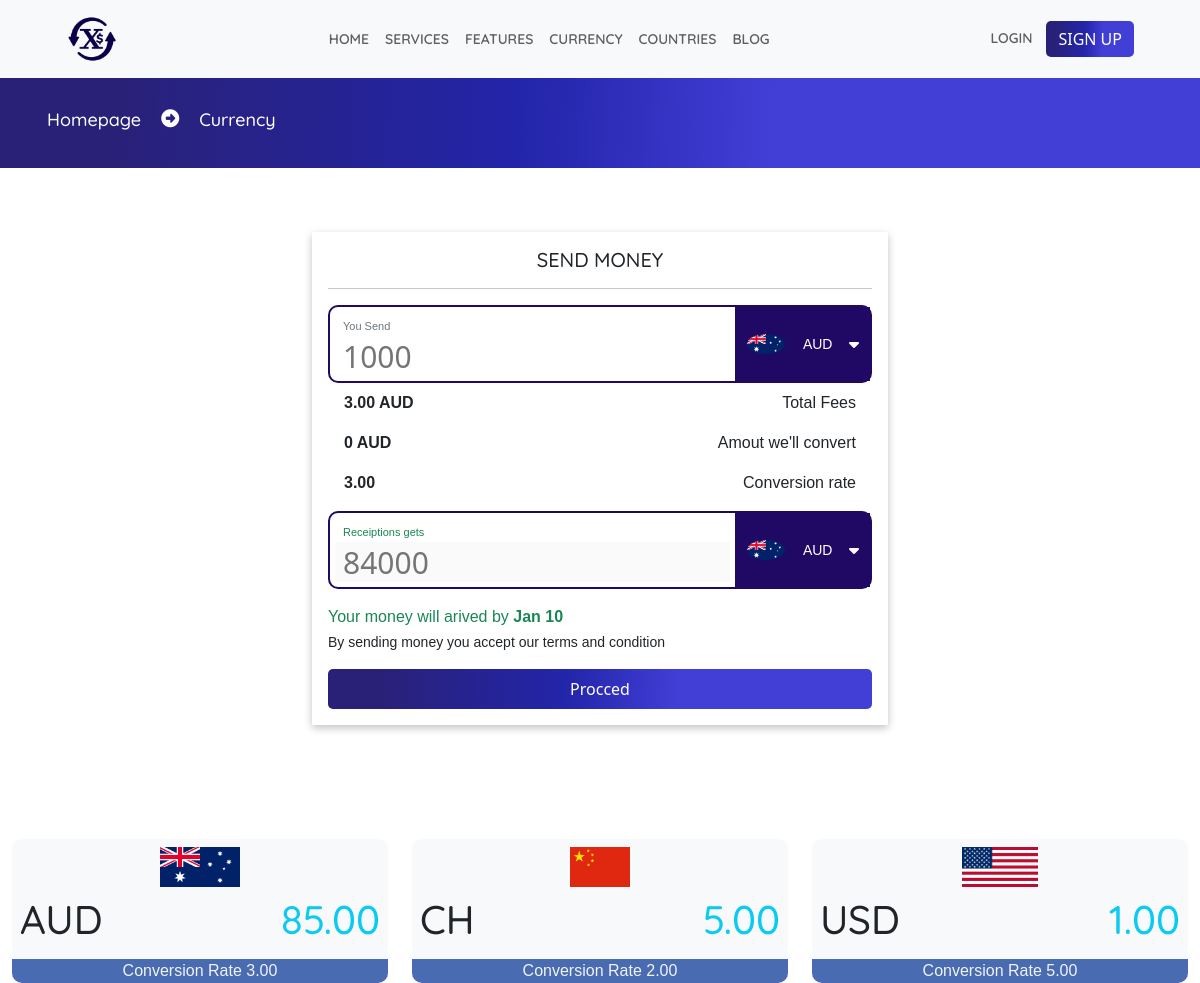
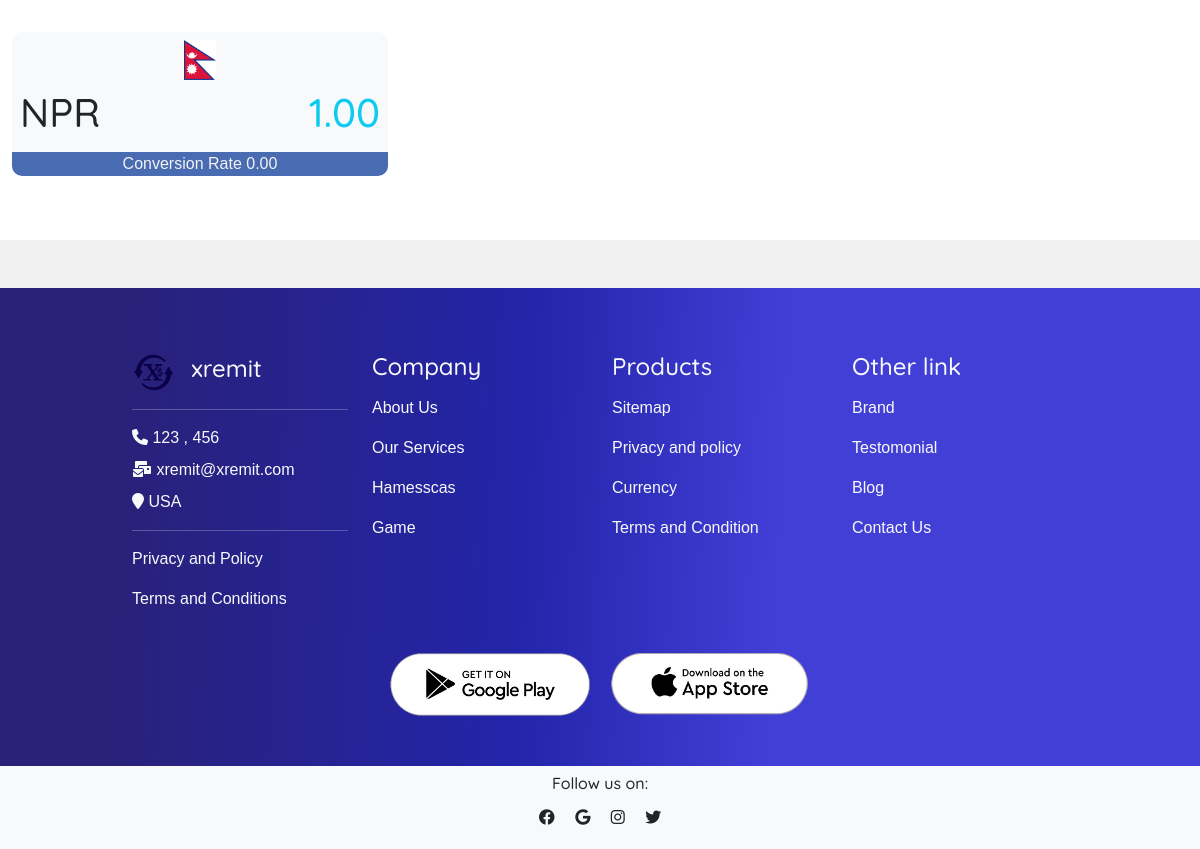
Screenshot of /currency with the database file from the repository (2 pictures, top to bottom).
### remit/homepage/models.py (models this page shows, shortened)
class Currency(models.Model):
    country = models.OneToOneField(Country, related_name='currency_country', on_delete=models.CASCADE)
    currecy_rate = models.DecimalField(max_digits=10, decimal_places=2, default=0)
    conversion_rate = models.DecimalField(max_digits=10, decimal_places=2, default=0)
    commision_rate = models.DecimalField(max_digits=10, decimal_places=2, default=0)
    currecy_sign = models.CharField(max_length=200)
    created_at = models.DateTimeField(auto_now_add= True)
    updated_at = models.DateTimeField(auto_now=True)

class Country(models.Model):
    name = models.CharField(max_length=200)
    flag_img = models.ImageField(upload_to ="flag/", null = True, blank = True)
    created_at = models.DateTimeField(auto_now_add= True)
    updated_at = models.DateTimeField(auto_now=True)

class Footor(models.Model):
    name = models.CharField(max_length=200)
    link = models.CharField(max_length=1000)
    row = models.CharField(max_length=100, choices=(
        ('First', 'First'),
        ('Second', 'Second'),
        ('Third', 'Third')
    ), default="First")

class SocialLink(models.Model):
    name = models.CharField(max_length=200)
    icon = models.CharField(max_length=200)
    link = models.CharField(max_length=800)

### remit/owner/models.py (models this page shows, shortened)
class SiteSetting(models.Model):
    title = models.CharField(max_length=200)
    subtitle = models.CharField(max_length=300, null=True, blank=True)
    light_logo = models.ImageField(upload_to='logo/', null=True, blank=True)
    dark_logo = models.ImageField(upload_to='logo/', null=True, blank=True)
    favicon = models.ImageField(upload_to='logo/', null=True, blank=True)
    email = models.CharField(max_length=200, null=True, blank=True)
    number_one = models.BigIntegerField(null=True, blank=True)
    number_two = models.BigIntegerField(null=True, blank=True)
    address = models.CharField(max_length=200)

### remit/homepage/views.py (the view)
# urls.py: path('currency', views.currencyView, name = "currency"),
def currencyView(request):
    dist = {
        'service_man':Service.objects.all(),
        'social':SocialLink.objects.all(),
        'default' : Currency.objects.last(),
        'currency':Currency.objects.all().order_by('-id'),
        'first_fo':Footor.objects.filter(row='First'),
        'second_fo':Footor.objects.filter(row='Second'),
        'third_fo':Footor.objects.filter(row='Third'),
    }
    dist.update(siteInfo())
    return render(request, "homepage/other/currency.html", dist)

### remit/homepage/views.py (called while the page is built)
def siteInfo():
    site = SiteSetting.objects.all()
    if site:
        for i in site:
            site = i
            break
    dist ={
        'site':site
    }
    return dist

### remit/template/homepage/other/currency.html (shortened to what this page needs)
{% extends 'homepage/index.html' %}
{% block inside %}
<div class="row m-0" id="topbarpage">
    <div class="d-flex my-auto">
        <h2 class="head-para">
            <a href="{%url 'homepage:homepage'%}">
                Homepage
            </a>
        </h2>
        <p class="head-para">
            <i class="fa fa-arrow-alt-circle-right"></i>
        </p>
        <h2 class="head-para">
            Currency
        </h2>
    </div>
</div>
<div class="row bg-white m-0 pt-5 pb-5">
    <div class="col-11 col-lg-6 mt-3 m-auto" >
        <div  class="p-3 box" >
            <h5 class="text-center">
                SEND MONEY
            </h5>
            <hr>
            <div class="currecyBox mt-2">
                <div class="left-currency">
                    <span class="text-secondary sendMoneyText p-2">You Send</span>
                    <input class="ps-2" type="text" name="sendingMoney" id="sendingMoney" placeholder="1000" onkeyup="checkCurrency();">
                </div>
                <div class="dropdown">
                    <a class="right-currency my-auto" href="#" role="button" id="dropdownMenuLink" data-bs-toggle="dropdown" aria-expanded="false" >
                        <img id="sending_currency_img" class="my-auto" src="{{default.country.flag_img.url}}">
                        <small id="sending_currency_sign"   class="my-auto">{{default.currecy_sign}}</small>
                        <i class="fa fa-caret-down p-1 my-auto"></i>
                    </a>
                </div>
            </div>
            <div class="ps-3 pe-3 mt-2 mb-2">
                <p class="d-flex justify-content-between">
                    <span id ="fee">
                        <b>
                            {{default.conversion_rate}} {{default.currecy_sign}}
                        </b>
                    </span>
                    <span>
                        Total Fees
                    </span>
                </p>
                <p class="d-flex justify-content-between">
                    <span id ="converting_amt">
                        <b>
                            0 {{default.currecy_sign}}
                        </b>
                    </span>
                    <span>
                        Amout we'll convert
                    </span>
                </p>
                <p class="d-flex justify-content-between">
                    <span id="rate">
                        <b>
                            {{default.conversion_rate}}
                        </b>
                    </span>
                    <span>
                        Conversion rate
                    </span>
                </p>
            </div>
            <div class="currecyBox">
                <div class="left-currency">
                    <span class="text-success sendMoneyText p-2">Receiptions gets</span>
                    <input class="ps-2" type="text" name="gets" id="gets" placeholder="84000" disabled>
                </div>
                <div class="dropdown">
                    <a class="right-currency my-auto" href="#" role="button" id="dropdownMenuLink" data-bs-toggle="dropdown" aria-expanded="false">
                        <img id="recv_currency_img" class="my-auto" src="{{default.country.flag_img.url}}">
                        <small id="recv_currency_sign" class="my-auto">{{default.currecy_sign}}</small>
                        <i class="fa fa-caret-down p-1 my-auto"></i>
                    </a>
                </div>
            </div>
            <p class="text-success p-0 m-0 mt-3">
                Your money will arived by <b>Jan 10</b>
            </p>
            <small>
                By sending money you accept our
                <a href="http://">
                    terms and condition
                </a>
            </small>
            <button type="button" class="btn btn-primary p-2 mt-3 w-100" id="procees_two">
                Procced
            </button>
        </div>
    </div>
    <h3 class="head-para text-center mt-5">
    </h3>
    {% for i in currency  %}
    <div class="col-lg-4 col-12 mt-3">
        <div class="currency-box bg-light my-auto text-center" data-bs-toggle="modal" data-bs-target="#exampleModal{{i.id}}">
          <div class="p-2">
            {% if i.country.flag_img %}
              <img src="{{i.country.flag_img.url}}" alt="" height="40px;" width="auto">
            {% endif %}
            <div class="d-flex mt-2 justify-content-between">
              <h1 class="text-dark">{{i.currecy_sign}}</h1>
              <h1 class="text-info">
                {{i.currecy_rate}}
              </h1>
            </div>
          </div>
          <div class="currencyBelow">
            <p>Conversion Rate {{i.conversion_rate}}</p>
          </div>
        </div>
    </div>
  {% endfor %}
</div>
{% endblock inside %}

### remit/template/homepage/index.html (shortened to what this page needs)
{% extends 'base.html' %}
{% load static %}
{% block content %}
<link
  rel="stylesheet"
  href="https://cdn.jsdelivr.net/npm/swiper@10/swiper-bundle.min.css"
/>
<div class="p-0 m-0">
    <nav class="navbar navbar-expand-lg bg-body-tertiary fixed-top bg-light" id="navbar">
        <div class="container-fluid">
          <div class="collapse navbar-collapse d-flex justify-content-between" id="navbarNav">
            <a href="{%url 'homepage:homepage'%}" class="d-flex">
                <img src="{%if site.light_logo %} {{site.light_logo.url}} {%else%}{%static 'resources/logodark.png'%} {%endif%}" alt="" height="50px">
            </a>
            <ul class="navbar-nav m-auto">
              <li class="nav-item my-auto">
                <a class="nav-link " aria-current="page" href="{%url 'homepage:homepage'%}">
                    HOME
                </a>
              </li>
              <li class="nav-item my-auto">
                <a class="nav-link" href="{%url 'homepage:services'%}">
                    SERVICES
                </a>
              </li>
              <li class="nav-item my-auto">
                <a class="nav-link" href="{%url 'homepage:feature'%}">
                    FEATURES
                </a>
              </li>
              <li class="nav-item my-auto">
                <a class="nav-link" href="{%url 'homepage:currency'%}">
                    CURRENCY
                </a>
              </li>
              <li class="nav-item my-auto">
                <a class="nav-link" href="{%url 'homepage:country'%}">
                    COUNTRIES
                </a>
              </li>
              <li class="nav-item my-auto">
                <a class="nav-link" href="{%url 'homepage:blog'%}">
                    BLOG</a>
              </li>
            </ul>
            <div class="nav-item dropdown">
                <a href="{%url 'homepage:login'%}" id="loginHome">
                    {% if request.user.is_authenticated %}
                        Dashboard
                        {% else %}
                            LOGIN
                    {% endif %}
                </a>
                {% if request.user.is_authenticated %}
                    <a href="{%url 'homepage:logout'%}" class ="text-secondary" >
                        <button class="btn btn-danger">
                            Logout
                        </button>
                    </a>
                {% else %}
                    <a href="{%url 'homepage:register'%}">
                        <button class="btn btn-primary">
                            SIGN UP
                        </button>
                    </a>
                {% endif %}
            </div>
          </div>
        </div>
    </nav>
    <div class="maintain">
    </div>
    {% block inside %}{% endblock inside %}
    <div class="footer row p-0 m-0 mt-5">
        <div class="col-12 col-lg-10  mt-5 m-auto mb-5">
            <div class="row p-0 m-0 ps-2 pe-2">
                <div class="col-12 col-lg-3 mt-3 text-light">
                    <div class="d-flex footer-first">
                        <img src="{%if site.light_logo %} {{site.light_logo.url}} {%else%}{%static 'resources/logodark.png'%} {%endif%}" alt="{{site.title}}">
                        <b class="my-auto">
                            <h4 class="ps-3">{{site.title}}</h4>
                        </b>
                    </div>
                    <hr>
                    <div class="mt-3">
                        <p class="m-0 mt-2 text-light">
                            <i class="fa fa-phone"></i> {{site.number_one}} {% if site.number_two  %}
                            , {{site.number_two}}
                           {% endif %}
                        </p>
                        <p class="m-0 mt-2 text-light">
                            <i class="fa fa-envelopes-bulk"></i> {{site.email}}
                        </p>
                        <p class="m-0 mt-2 text-light">
                            <i class="fa fa-location-pin"></i> {{site.address}}
                        </p>
                        <hr>
                        <a href="{{i.link}}">
                            <p>Privacy and Policy</p>
                        </a>
                        <a href="{{i.link}}">
                            <p>
                                Terms and Conditions
                            </p>
                        </a>
                    </div>
                </div>
                <div class="col-12 col-lg-3 mt-3 text-light">
                    <h4 class="" >Company</h4>
                    <div class="mt-3">
                        {% for i in first_fo %}
                            <a href="{{i.link}}">
                                <p>{{i.name}}</p>
                            </a>
                        {% endfor %}
                    </div>
                </div>
                <div class="col-12 col-lg-3 mt-3 text-light">
                    <h4 class="">Products</h4>
                    <div class="mt-3">
                        {% for i in second_fo %}
                            <a href="{{i.link}}">
                                <p>{{i.name}}</p>
                            </a>
                        {% endfor %}
                    </div>
                </div>
                <div class="col-12 col-lg-3 mt-3 text-light">
                    <h4 class="">Other link</h4>
                    <div class="mt-3">
                        {% for i in third_fo %}
                        <a href="{{i.link}}">
                            <p>{{i.name}}</p>
                        </a>
                    {% endfor %}
                    </div>
                </div>
                <div class="col-12 p-0 mt-4 m-auto">
                    <div class="footor-app text-center">
                        <a href="http://" class="p-2">
                            <img src="{%static 'resources/googleplay.png'%}" alt="">
                        </a>
                        <a href="http://" class="p-2">
                            <img src="{%static 'resources/playstore.png'%}" alt="">
                        </a>
                    </div>
                </div>
            </div>
        </div>
        <div class="row p-0 m-0 bg-light">
            <h6 class="text-center mt-2">
                Follow us on:
            </h6>
            <p class=" text-center">
                {% for i in social%}
                    <i class="m-2 {{i.icon}}"></i>
                {% endfor %}
            </p>
        </div>
    </div>
</div>
{% endblock content %}

### remit/static/css/style.css (style rules this page uses)
.btn-primary { background-image: linear-gradient(92.88deg, #292177 9.16%, #2325aa 43.89%, #423fd7 64.72%); border-radius: 5px; border-style: none; color: #FFFFFF; cursor: pointer; font-weight: 500; text-align: center; transition: all .5s; }
small, span, p { font-family: 'Alegreya Sans SC', sans-serif; }
h1, h2, h3, h4, h5, h6 { font-family: 'Quicksand', sans-serif; }
body { background-color: #f1f1f1; }
a { text-decoration: none; color: inherit; }
.navbar { padding: 14px; }
.nav-link { color:rgb(94, 94, 94); font-size: 14px; font-weight: 600; font-family:'Quicksand', sans-serif ; }
#loginHome { color:rgb(94, 94, 94); font-size: 14px; font-weight: 600; padding: 10px; font-family:'Quicksand', sans-serif ; animation-name:wobble; }
.navbar-collapse { padding-left: 40px; padding-right: 40px; }
.currecyBox { border: 2px solid #1f0964; border-radius: 10px; display: flex; }
.left-currency { width: 75%; padding: 5px; }
.head-para { font-size: 18px; font-weight: 500; color: white; padding: 10px; }
.currecyBox input { width: 100%; border: none; height: 40px; color: #110c5e; font-size: 30px; }
.right-currency img { height: 50px; width: 50%; border-radius: 50%; padding: 5px; }
.right-currency { height: 100%; width: 100%; background-color: #1f0964; display: flex; justify-content: space-between; color: white; padding: 7px; }
.currecyBox .dropdown { width: 25%; }
.box { cursor: pointer; padding: 20px; box-shadow: rgba(0, 0, 0, 0.24) 0px 3px 8px; }
.box img { height: 30px; width: 40%; }
#topbarpage { background-image: linear-gradient(92.88deg, #292177 9.16%, #2325aa 43.89%, #423fd7 64.72%); color: white; padding: 25px; overflow: scroll; }
#topbarpage .head-para { margin: auto 0; }
.sendMoneyText { font-size: 11px; }
.currency-box { background-color:#ffffff; cursor: pointer; border-radius: 10px; }
.currencyBelow { background-color: #486bb1; color: #f3f3f3; border-bottom-left-radius:10px; border-bottom-right-radius:10px; }
.footer { background-image: linear-gradient(92.88deg, #292177 9.16%, #2325aa 43.89%, #423fd7 64.72%); }
.footer-first img { height: auto; width:20%; }
.footor-app img { height: auto; width: 200px; }
.maintain { height: 71px; }

### rows the page displays
Currency: country.flag_img (picture), currecy_sign "AUD", conversion_rate "3.00", currecy_rate "85.00"
Currency: country.flag_img (picture), currecy_sign "CH", currecy_rate "5.00", conversion_rate "2.00"
Currency: country.flag_img (picture), currecy_sign "USD", currecy_rate "1.00", conversion_rate "5.00"
Currency: country.flag_img (picture), currecy_sign "NPR", currecy_rate "1.00", conversion_rate "0.00"
SiteSetting: title "xremit", number_one "123", number_two "456", email "xremit@xremit.com", address "USA"
Footor: name "About Us"
Footor: name "Our Services"
Footor: name "Hamesscas"
Footor: name "Game"
Footor: name "Sitemap"
Footor: name "Privacy and policy"
Footor: name "Currency"
Footor: name "Terms and Condition"
Footor: name "Brand"
Footor: name "Testomonial"
Footor: name "Blog"
Footor: name "Contact Us"
